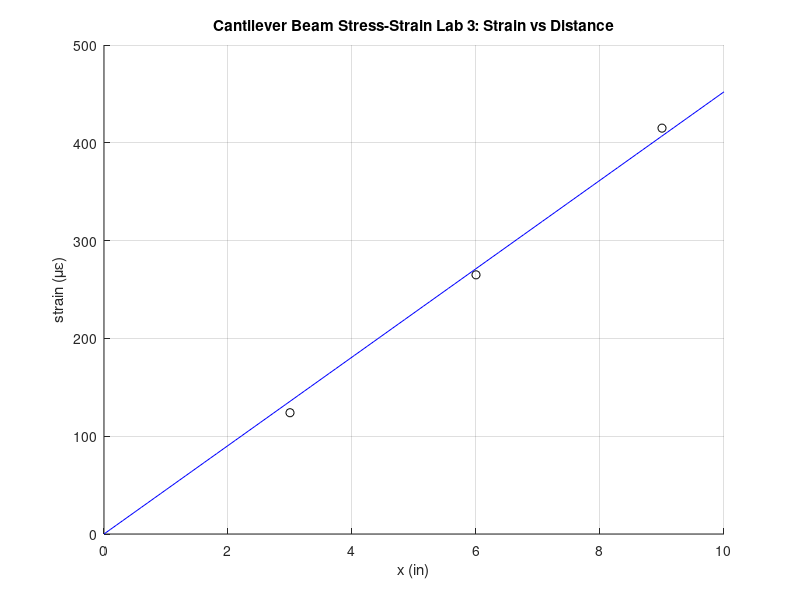

The MATLAB script that drew this image:
% cantilever beam stress strain lab 3

% clear all vars and plots
close all; clear all; clc;

% potentiomater experiment
x = [3 6 9];	% location / dist
y = [124 265 415];	% strain gage values in micro strains

% get least squares fit and R^2 value
p = x(:)\y(:);			% calculate slope to force origin intercept
%p = polyfit(x,y,1);
%yfit = polyval(p,x);
yfit = p*x;				% calculate y values using slope instead of polyfit
yresid = y - yfit;
SSresid = sum(yresid.^2);
SStotal = (length(y)-1) * var(y);
rsq = 1 - SSresid/SStotal;

% plot strain vs distance with least squares fit
fig = figure(1);
colormap(jet);  
hold on;
grid on;
title('Cantilever Beam Stress-Strain Lab 3: Strain vs Distance');
xlim([0 10]);
ylim([0 500]);
xlabel('x (in)');
ylabel('strain (\mu\epsilon)');

plot(x,y,'ok');

% plot regression fit
xl = xlim;
x1 = linspace(xl(1),xl(2));
y1 = polyval([p 0],x1);
plot(x1,y1,'-b');
